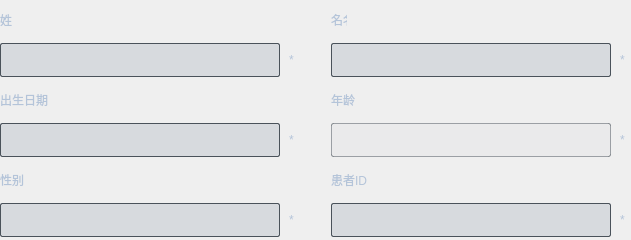
        <widget class="QWidget" name="BaseInfoWidget" native="true">
         <layout class="QVBoxLayout" name="BaseInfo">
          <property name="spacing">
           <number>0</number>
          </property>
          <property name="leftMargin">
           <number>0</number>
          </property>
          <property name="topMargin">
           <number>0</number>
          </property>
          <property name="rightMargin">
           <number>0</number>
          </property>
          <property name="bottomMargin">
           <number>0</number>
          </property>
          <item>
           <layout class="QHBoxLayout" name="horizontalLayout_24">
            <property name="spacing">
             <number>31</number>
            </property>
            <item>
             <widget class="QWidget" name="verticalWidget" native="true">
              <property name="minimumSize">
               <size>
                <width>300</width>
                <height>80</height>
               </size>
              </property>
              <property name="maximumSize">
               <size>
                <width>300</width>
                <height>80</height>
               </size>
              </property>
              <layout class="QVBoxLayout" name="verticalLayout_8">
               <property name="spacing">
                <number>0</number>
               </property>
               <property name="leftMargin">
                <number>0</number>
               </property>
               <property name="topMargin">
                <number>0</number>
               </property>
               <property name="rightMargin">
                <number>0</number>
               </property>
               <property name="bottomMargin">
                <number>0</number>
               </property>
               <item>
                <layout class="QHBoxLayout" name="horizontalLayout_31">
                 <item>
                  <widget class="QLabel" name="label_7">
                   <property name="minimumSize">
                    <size>
                     <width>16</width>
                     <height>0</height>
                    </size>
                   </property>
                   <property name="maximumSize">
                    <size>
                     <width>16</width>
                     <height>16777215</height>
                    </size>
                   </property>
                   <property name="styleSheet">
                    <string notr="true">QLabel
{
font: 16px &quot;Microsoft YaHei&quot;;
color: #B4C4D9;
}
</string>
                   </property>
                   <property name="text">
                    <string>姓</string>
                   </property>
                  </widget>
                 </item>
                 <item>
                  <widget class="QLabel" name="LastNameWarningLabel">
                   <property name="styleSheet">
                    <string notr="true">QLabel
{
font: 16px &quot;Microsoft YaHei&quot;;
color:rgb(255, 85, 0);
}
</string>
                   </property>
                   <property name="text">
                    <string/>
                   </property>
                   <property name="alignment">
                    <set>Qt::AlignLeading|Qt::AlignLeft|Qt::AlignVCenter</set>
                   </property>
                   <property name="indent">
                    <number>10</number>
                   </property>
                  </widget>
                 </item>
                </layout>
               </item>
               <item>
                <layout class="QHBoxLayout" name="horizontalLayout_32">
                 <property name="spacing">
                  <number>9</number>
                 </property>
                 <item>
                  <widget class="QLineEdit" name="LastNameEdit">
                   <property name="enabled">
                    <bool>true</bool>
                   </property>
                   <property name="minimumSize">
                    <size>
                     <width>280</width>
                     <height>34</height>
                    </size>
                   </property>
                   <property name="maximumSize">
                    <size>
                     <width>280</width>
                     <height>34</height>
                    </size>
                   </property>
                   <property name="contextMenuPolicy">
                    <enum>Qt::NoContextMenu</enum>
                   </property>
                   <property name="styleSheet">
                    <string notr="true">QLineEdit
{
border: 1px solid rgba(74,82,90,1);
border-radius:2px;
background:rgba(118, 133, 154, 0.2);
color:#B4C4D9;
font:normal 14px  Microsoft YaHei;
}
QLineEdit:focus
{
border:3px solid #9dadc1;
border-radius:6px
}
QLineEdit:disabled
{
background:rgba(118, 133, 154, 0.05);
border: 1px solid rgba(74,82,90,0.5);
color: rgba(180, 196, 217, 0.6);
}</string>
                   </property>
                   <property name="text">
                    <string/>
                   </property>
                  </widget>
                 </item>
                 <item>
                  <widget class="QLabel" name="label_9">
                   <property name="minimumSize">
                    <size>
                     <width>10</width>
                     <height>0</height>
                    </size>
                   </property>
                   <property name="maximumSize">
                    <size>
                     <width>10</width>
                     <height>16777215</height>
                    </size>
                   </property>
                   <property name="styleSheet">
                    <string notr="true">QLabel
{
font: 16px &quot;Microsoft YaHei&quot;;
color: #B4C4D9;
}
</string>
                   </property>
                   <property name="text">
                    <string>*</string>
                   </property>
                  </widget>
                 </item>
                </layout>
               </item>
              </layout>
             </widget>
            </item>
            <item>
             <widget class="QWidget" name="verticalWidget_4" native="true">
              <property name="minimumSize">
               <size>
                <width>300</width>
                <height>80</height>
               </size>
              </property>
              <property name="maximumSize">
               <size>
                <width>300</width>
                <height>80</height>
               </size>
              </property>
              <layout class="QVBoxLayout" name="verticalLayout_9">
               <property name="spacing">
                <number>0</number>
               </property>
               <property name="leftMargin">
                <number>0</number>
               </property>
               <property name="topMargin">
                <number>0</number>
               </property>
               <property name="rightMargin">
                <number>0</number>
               </property>
               <property name="bottomMargin">
                <number>0</number>
               </property>
               <item>
                <layout class="QHBoxLayout" name="horizontalLayout_36">
                 <item>
                  <widget class="QLabel" name="label_10">
                   <property name="minimumSize">
                    <size>
                     <width>16</width>
                     <height>0</height>
                    </size>
                   </property>
                   <property name="maximumSize">
                    <size>
                     <width>16</width>
                     <height>16777215</height>
                    </size>
                   </property>
                   <property name="styleSheet">
                    <string notr="true">QLabel
{
font: 16px &quot;Microsoft YaHei&quot;;
color: #B4C4D9;
}
</string>
                   </property>
                   <property name="text">
                    <string>名名</string>
                   </property>
                  </widget>
                 </item>
                 <item>
                  <widget class="QLabel" name="FirstNameWarningLabel">
                   <property name="styleSheet">
                    <string notr="true">QLabel
{
font: 16px &quot;Microsoft YaHei&quot;;
color:rgb(255, 85, 0);
}
</string>
                   </property>
                   <property name="text">
                    <string/>
                   </property>
                   <property name="alignment">
                    <set>Qt::AlignLeading|Qt::AlignLeft|Qt::AlignVCenter</set>
                   </property>
                   <property name="indent">
                    <number>10</number>
                   </property>
                  </widget>
                 </item>
                </layout>
               </item>
               <item>
                <layout class="QHBoxLayout" name="horizontalLayout_37">
                 <property name="spacing">
                  <number>9</number>
                 </property>
                 <item>
                  <widget class="QLineEdit" name="FirstNameEdit">
                   <property name="minimumSize">
                    <size>
                     <width>280</width>
                     <height>34</height>
                    </size>
                   </property>
                   <property name="maximumSize">
                    <size>
                     <width>280</width>
                     <height>34</height>
                    </size>
                   </property>
                   <property name="contextMenuPolicy">
                    <enum>Qt::NoContextMenu</enum>
                   </property>
                   <property name="styleSheet">
                    <string notr="true">QLineEdit
{
border: 1px solid rgba(74,82,90,1);
border-radius:2px;
background:rgba(118, 133, 154, 0.2);
color:#B4C4D9;
font:normal 14px  Microsoft YaHei;
}
QLineEdit:focus
{
border:3px solid #9dadc1;
border-radius:6px
}
QLineEdit:disabled
{
background:rgba(118, 133, 154, 0.05);
border: 1px solid rgba(74,82,90,0.5);
color: rgba(180, 196, 217, 0.6);
}</string>
                   </property>
                  </widget>
                 </item>
                 <item>
                  <widget class="QLabel" name="label_14">
                   <property name="minimumSize">
                    <size>
                     <width>10</width>
                     <height>0</height>
                    </size>
                   </property>
                   <property name="maximumSize">
                    <size>
                     <width>10</width>
                     <height>16777215</height>
                    </size>
                   </property>
                   <property name="styleSheet">
                    <string notr="true">QLabel
{
font: 16px &quot;Microsoft YaHei&quot;;
color: #B4C4D9;
}
</string>
                   </property>
                   <property name="text">
                    <string>*</string>
                   </property>
                  </widget>
                 </item>
                </layout>
               </item>
              </layout>
             </widget>
            </item>
           </layout>
          </item>
          <item>
           <layout class="QHBoxLayout" name="horizontalLayout_26">
            <property name="spacing">
             <number>31</number>
            </property>
            <item>
             <widget class="QWidget" name="verticalWidget_6" native="true">
              <property name="minimumSize">
               <size>
                <width>300</width>
                <height>80</height>
               </size>
              </property>
              <property name="maximumSize">
               <size>
                <width>300</width>
                <height>80</height>
               </size>
              </property>
              <layout class="QVBoxLayout" name="verticalLayout_11">
               <property name="spacing">
                <number>0</number>
               </property>
               <property name="leftMargin">
                <number>0</number>
               </property>
               <property name="topMargin">
                <number>0</number>
               </property>
               <property name="rightMargin">
                <number>0</number>
               </property>
               <property name="bottomMargin">
                <number>0</number>
               </property>
               <item>
                <layout class="QHBoxLayout" name="horizontalLayout_40">
                 <item>
                  <widget class="QLabel" name="label_18">
                   <property name="minimumSize">
                    <size>
                     <width>64</width>
                     <height>0</height>
                    </size>
                   </property>
                   <property name="maximumSize">
                    <size>
                     <width>64</width>
                     <height>16777215</height>
                    </size>
                   </property>
                   <property name="styleSheet">
                    <string notr="true">QLabel
{
font: 16px &quot;Microsoft YaHei&quot;;
color: #B4C4D9;
}
</string>
                   </property>
                   <property name="text">
                    <string>出生日期</string>
                   </property>
                  </widget>
                 </item>
                 <item>
                  <widget class="QLabel" name="BirthDateWarningLabel">
                   <property name="styleSheet">
                    <string notr="true">QLabel
{
font: 16px &quot;Microsoft YaHei&quot;;
color:rgb(255, 85, 0);
}
</string>
                   </property>
                   <property name="text">
                    <string/>
                   </property>
                   <property name="alignment">
                    <set>Qt::AlignLeading|Qt::AlignLeft|Qt::AlignVCenter</set>
                   </property>
                   <property name="indent">
                    <number>10</number>
                   </property>
                  </widget>
                 </item>
                </layout>
               </item>
               <item>
                <layout class="QHBoxLayout" name="horizontalLayout_41">
                 <property name="spacing">
                  <number>9</number>
                 </property>
                 <item>
                  <widget class="QLineEdit" name="BirthDateEdit">
                   <property name="minimumSize">
                    <size>
                     <width>280</width>
                     <height>34</height>
                    </size>
                   </property>
                   <property name="maximumSize">
                    <size>
                     <width>280</width>
                     <height>34</height>
                    </size>
                   </property>
                   <property name="contextMenuPolicy">
                    <enum>Qt::NoContextMenu</enum>
                   </property>
                   <property name="styleSheet">
                    <string notr="true">QLineEdit
{
border: 1px solid rgba(74,82,90,1);
border-radius:2px;
background:rgba(118, 133, 154, 0.2);
color:#B4C4D9;
font:normal 14px  Microsoft YaHei;
}
QLineEdit:focus
{
border:3px solid #9dadc1;
border-radius:6px
}
QLineEdit:disabled
{
background:rgba(118, 133, 154, 0.05);
border: 1px solid rgba(74,82,90,0.5);
color: rgba(180, 196, 217, 0.6);
}</string>
                   </property>
                  </widget>
                 </item>
                 <item>
                  <widget class="QLabel" name="label_20">
                   <property name="minimumSize">
                    <size>
                     <width>10</width>
                     <height>0</height>
                    </size>
                   </property>
                   <property name="maximumSize">
                    <size>
                     <width>10</width>
                     <height>16777215</height>
                    </size>
                   </property>
                   <property name="styleSheet">
                    <string notr="true">QLabel
{
font: 16px &quot;Microsoft YaHei&quot;;
color: #B4C4D9;
}
</string>
                   </property>
                   <property name="text">
                    <string>*</string>
                   </property>
                  </widget>
                 </item>
                </layout>
               </item>
              </layout>
             </widget>
            </item>
            <item>
             <widget class="QWidget" name="verticalWidget_5" native="true">
              <property name="minimumSize">
               <size>
                <width>300</width>
                <height>80</height>
               </size>
              </property>
              <property name="maximumSize">
               <size>
                <width>300</width>
                <height>80</height>
               </size>
              </property>
              <layout class="QVBoxLayout" name="verticalLayout_10">
               <property name="spacing">
                <number>0</number>
               </property>
               <property name="leftMargin">
                <number>0</number>
               </property>
               <property name="topMargin">
                <number>0</number>
               </property>
               <property name="rightMargin">
                <number>0</number>
               </property>
               <property name="bottomMargin">
                <number>0</number>
               </property>
               <item>
                <layout class="QHBoxLayout" name="horizontalLayout_38">
                 <item>
                  <widget class="QLabel" name="label_15">
                   <property name="minimumSize">
                    <size>
                     <width>32</width>
                     <height>0</height>
                    </size>
                   </property>
                   <property name="maximumSize">
                    <size>
                     <width>32</width>
                     <height>16777215</height>
                    </size>
                   </property>
                   <property name="styleSheet">
                    <string notr="true">QLabel
{
font: 16px &quot;Microsoft YaHei&quot;;
color: #B4C4D9;
}
</string>
                   </property>
                   <property name="text">
                    <string>年龄</string>
                   </property>
                  </widget>
                 </item>
                 <item>
                  <widget class="QLabel" name="AgeWarningLabel">
                   <property name="styleSheet">
                    <string notr="true">QLabel
{
font: 16px &quot;Microsoft YaHei&quot;;
color:rgb(255, 85, 0);
}
</string>
                   </property>
                   <property name="text">
                    <string/>
                   </property>
                   <property name="alignment">
                    <set>Qt::AlignLeading|Qt::AlignLeft|Qt::AlignVCenter</set>
                   </property>
                   <property name="indent">
                    <number>10</number>
                   </property>
                  </widget>
                 </item>
                </layout>
               </item>
               <item>
                <layout class="QHBoxLayout" name="horizontalLayout_39">
                 <property name="spacing">
                  <number>9</number>
                 </property>
                 <item>
                  <widget class="QLineEdit" name="AgeEdit">
                   <property name="enabled">
                    <bool>false</bool>
                   </property>
                   <property name="minimumSize">
                    <size>
                     <width>280</width>
                     <height>34</height>
                    </size>
                   </property>
                   <property name="maximumSize">
                    <size>
                     <width>280</width>
                     <height>34</height>
                    </size>
                   </property>
                   <property name="contextMenuPolicy">
                    <enum>Qt::NoContextMenu</enum>
                   </property>
                   <property name="styleSheet">
                    <string notr="true">QLineEdit
{
border: 1px solid rgba(74,82,90,1);
border-radius:2px;
background:rgba(118, 133, 154, 0.2);
color:#B4C4D9;
font:normal 14px  Microsoft YaHei;
}
QLineEdit:focus
{
border:3px solid #9dadc1;
border-radius:6px
}
QLineEdit:disabled
{
background:rgba(118, 133, 154, 0.05);
border: 1px solid rgba(74,82,90,0.5);
color: rgba(180, 196, 217, 0.6);
}</string>
                   </property>
                   <property name="readOnly">
                    <bool>false</bool>
                   </property>
                  </widget>
                 </item>
                 <item>
                  <widget class="QLabel" name="label_17">
                   <property name="minimumSize">
                    <size>
                     <width>10</width>
                     <height>0</height>
                    </size>
                   </property>
                   <property name="maximumSize">
                    <size>
                     <width>10</width>
                     <height>16777215</height>
                    </size>
                   </property>
                   <property name="styleSheet">
                    <string notr="true">QLabel
{
font: 16px &quot;Microsoft YaHei&quot;;
color: #B4C4D9;
}
</string>
                   </property>
                   <property name="text">
                    <string>*</string>
                   </property>
                  </widget>
                 </item>
                </layout>
               </item>
              </layout>
             </widget>
            </item>
           </layout>
          </item>
          <item>
           <layout class="QHBoxLayout" name="horizontalLayout">
            <property name="spacing">
             <number>31</number>
            </property>
            <item>
             <widget class="QWidget" name="verticalWidget_8" native="true">
              <property name="minimumSize">
               <size>
                <width>300</width>
                <height>80</height>
               </size>
              </property>
              <property name="maximumSize">
               <size>
                <width>300</width>
                <height>80</height>
               </size>
              </property>
              <layout class="QVBoxLayout" name="verticalLayout_13">
               <property name="spacing">
                <number>0</number>
               </property>
               <property name="leftMargin">
                <number>0</number>
               </property>
               <property name="topMargin">
                <number>0</number>
               </property>
               <property name="rightMargin">
                <number>0</number>
               </property>
               <property name="bottomMargin">
                <number>0</number>
               </property>
               <item>
                <layout class="QHBoxLayout" name="horizontalLayout_44">
                 <item>
                  <widget class="QLabel" name="label_24">
                   <property name="minimumSize">
                    <size>
                     <width>32</width>
                     <height>0</height>
                    </size>
                   </property>
                   <property name="maximumSize">
                    <size>
                     <width>32</width>
                     <height>16777215</height>
                    </size>
                   </property>
                   <property name="styleSheet">
                    <string notr="true">QLabel
{
font: 16px &quot;Microsoft YaHei&quot;;
color: #B4C4D9;
}
</string>
                   </property>
                   <property name="text">
                    <string>性别</string>
                   </property>
                  </widget>
                 </item>
                 <item>
                  <widget class="QLabel" name="GenderWarningLabel">
                   <property name="styleSheet">
                    <string notr="true">QLabel
{
font: 16px &quot;Microsoft YaHei&quot;;
color:rgb(255, 85, 0);
}
</string>
                   </property>
                   <property name="text">
                    <string/>
                   </property>
                   <property name="alignment">
                    <set>Qt::AlignLeading|Qt::AlignLeft|Qt::AlignVCenter</set>
                   </property>
                   <property name="indent">
                    <number>10</number>
                   </property>
                  </widget>
                 </item>
                </layout>
               </item>
               <item>
                <layout class="QHBoxLayout" name="horizontalLayout_45">
                 <property name="spacing">
                  <number>9</number>
                 </property>
                 <item>
                  <widget class="QComboBox" name="GenderBox">
                   <property name="minimumSize">
                    <size>
                     <width>280</width>
                     <height>34</height>
                    </size>
                   </property>
                   <property name="maximumSize">
                    <size>
                     <width>280</width>
                     <height>34</height>
                    </size>
                   </property>
                   <property name="contextMenuPolicy">
                    <enum>Qt::NoContextMenu</enum>
                   </property>
                   <property name="styleSheet">
                    <string notr="true">QComboBox
{
border: 1px solid rgba(74,82,90,1);
border-radius:2px;
background:rgba(118, 133, 154, 0.2);
color:#B4C4D9;
font:normal 14px  Microsoft YaHei;
}
QComboBox QAbstractItemView::item
{
height: 34px;
}
QComboBox:focus
{
border:3px solid #9dadc1;
border-radius:6px
}
QComboBox::down-arrow
{
image: url(:/CArmWorkStation/ImageSource/Patient/Doc_list_btn_pulldown_nor.png);
height:30px;
width:30px;
}
QComboBox:drop-down
{
subcontrol-origin: padding; 
subcontrol-position: top right;
min-width: 20px;border:none;
}
QListView::item
{
padding-left:30px;
background:0000ff;
color:#ffffff;
font:normal 16px Microsoft YaHei;
}
QComboBox:disabled
{
background:rgba(118, 133, 154, 0.05);
border: 1px solid rgba(74,82,90,0.5);
color: rgba(180, 196, 217, 0.6);
}</string>
                   </property>
                   <item>
                    <property name="text">
                     <string/>
                    </property>
                   </item>
                   <item>
                    <property name="text">
                     <string>男</string>
                    </property>
                   </item>
                   <item>
                    <property name="text">
                     <string>女</string>
                    </property>
                   </item>
                  </widget>
                 </item>
                 <item>
                  <widget class="QLabel" name="label_26">
                   <property name="minimumSize">
                    <size>
                     <width>10</width>
                     <height>0</height>
                    </size>
                   </property>
                   <property name="maximumSize">
                    <size>
                     <width>10</width>
                     <height>16777215</height>
                    </size>
                   </property>
                   <property name="styleSheet">
                    <string notr="true">QLabel
{
font: 16px &quot;Microsoft YaHei&quot;;
color: #B4C4D9;
}
</string>
                   </property>
                   <property name="text">
                    <string>*</string>
                   </property>
                  </widget>
                 </item>
                </layout>
               </item>
              </layout>
             </widget>
            </item>
            <item>
             <widget class="QWidget" name="verticalWidget_7" native="true">
              <property name="minimumSize">
               <size>
                <width>300</width>
                <height>80</height>
               </size>
              </property>
              <property name="maximumSize">
               <size>
                <width>300</width>
                <height>80</height>
               </size>
              </property>
              <layout class="QVBoxLayout" name="verticalLayout_12">
               <property name="spacing">
                <number>0</number>
               </property>
               <property name="leftMargin">
                <number>0</number>
               </property>
               <property name="topMargin">
                <number>0</number>
               </property>
               <property name="rightMargin">
                <number>0</number>
               </property>
               <property name="bottomMargin">
                <number>0</number>
               </property>
               <item>
                <layout class="QHBoxLayout" name="horizontalLayout_42">
                 <item>
                  <widget class="QLabel" name="label_21">
                   <property name="minimumSize">
                    <size>
                     <width>48</width>
                     <height>0</height>
                    </size>
                   </property>
                   <property name="maximumSize">
                    <size>
                     <width>48</width>
                     <height>16777215</height>
                    </size>
                   </property>
                   <property name="styleSheet">
                    <string notr="true">QLabel
{
font: 16px &quot;Microsoft YaHei&quot;;
color: #B4C4D9;
}
</string>
                   </property>
                   <property name="text">
                    <string>患者ID</string>
                   </property>
                  </widget>
                 </item>
                 <item>
                  <widget class="QLabel" name="PatientIDWarningLabel">
                   <property name="styleSheet">
                    <string notr="true">QLabel
{
font: 16px &quot;Microsoft YaHei&quot;;
color:rgb(255, 85, 0);
}
</string>
                   </property>
                   <property name="text">
                    <string/>
                   </property>
                   <property name="alignment">
                    <set>Qt::AlignLeading|Qt::AlignLeft|Qt::AlignVCenter</set>
                   </property>
                   <property name="indent">
                    <number>10</number>
                   </property>
                  </widget>
                 </item>
                </layout>
               </item>
               <item>
                <layout class="QHBoxLayout" name="horizontalLayout_43">
                 <property name="spacing">
                  <number>9</number>
                 </property>
                 <item>
                  <widget class="QLineEdit" name="PatientIDEdit">
                   <property name="enabled">
                    <bool>true</bool>
                   </property>
                   <property name="minimumSize">
                    <size>
                     <width>280</width>
                     <height>34</height>
                    </size>
                   </property>
                   <property name="maximumSize">
                    <size>
                     <width>280</width>
                     <height>34</height>
                    </size>
                   </property>
                   <property name="contextMenuPolicy">
                    <enum>Qt::NoContextMenu</enum>
                   </property>
                   <property name="styleSheet">
                    <string notr="true">QLineEdit
{
border: 1px solid rgba(74,82,90,1);
border-radius:2px;
background:rgba(118, 133, 154, 0.2);
color:#B4C4D9;
font:normal 14px  Microsoft YaHei;
}
QLineEdit:focus
{
border:3px solid #9dadc1;
border-radius:6px
}
QLineEdit:disabled
{
background:rgba(118, 133, 154, 0.05);
border: 1px solid rgba(74,82,90,0.5);
color: rgba(180, 196, 217, 0.6);
}</string>
                   </property>
                  </widget>
                 </item>
                 <item>
                  <widget class="QLabel" name="label_23">
                   <property name="minimumSize">
                    <size>
                     <width>10</width>
                     <height>0</height>
                    </size>
                   </property>
                   <property name="maximumSize">
                    <size>
                     <width>10</width>
                     <height>16777215</height>
                    </size>
                   </property>
                   <property name="styleSheet">
                    <string notr="true">QLabel
{
font: 16px &quot;Microsoft YaHei&quot;;
color: #B4C4D9;
}
</string>
                   </property>
                   <property name="text">
                    <string>*</string>
                   </property>
                  </widget>
                 </item>
                </layout>
               </item>
              </layout>
             </widget>
            </item>
           </layout>
          </item>
         </layout>
        </widget>
